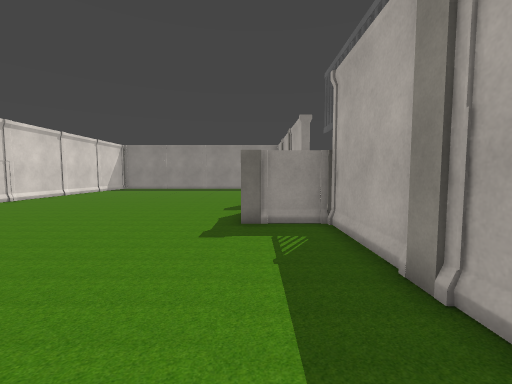
View 1 (above)

16 first-person views from a walk through a Unity game level. The camera is 1.5 m above the floor, tilts 4° down and sees 90° across. Doors are open. The floor is counted in squares, 1 m on a side. Each view is taken from the middle of a square. On the plan, view 1 faces up. The plan holds only what a view shows up to about 13 squares ahead; the rest is blank. The place goes on beyond the plan. The player is left out. Some animated figures are left out. Some surface patterns are stand-ins.

View 2
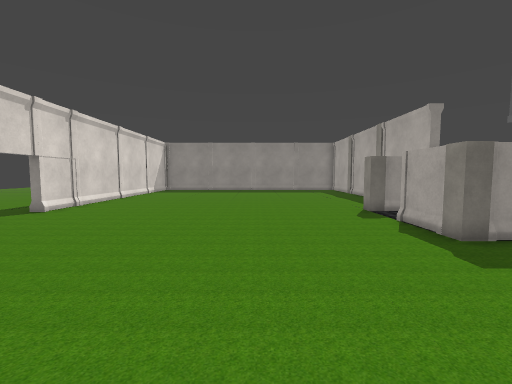

View 3
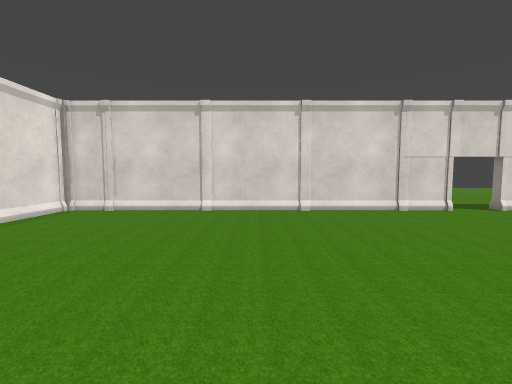

View 4
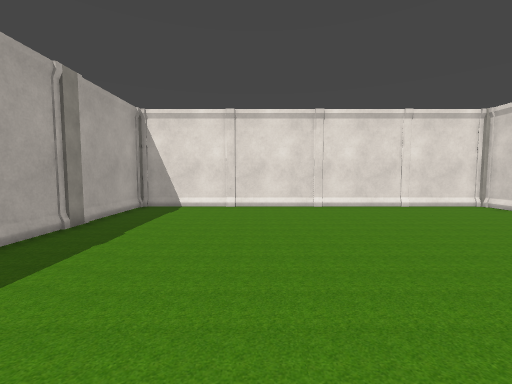

View 5
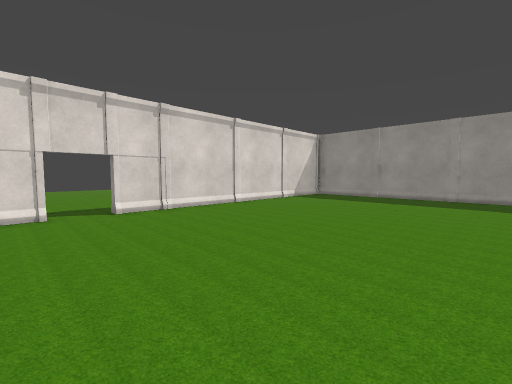

View 6
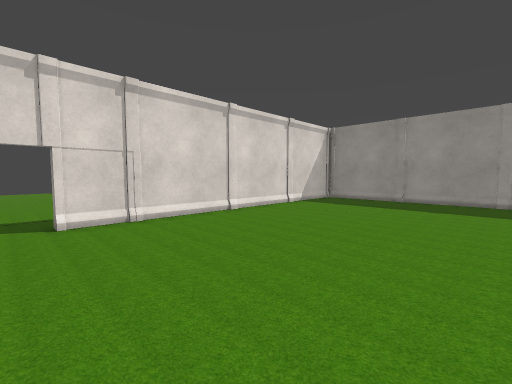

View 7
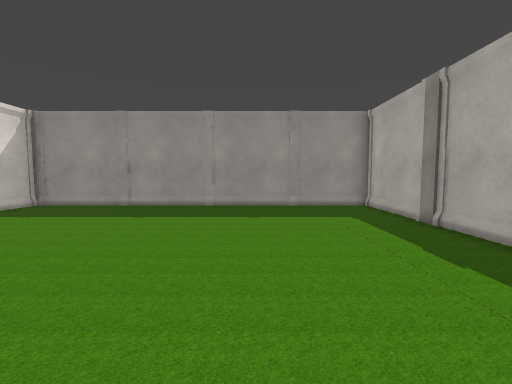

View 8
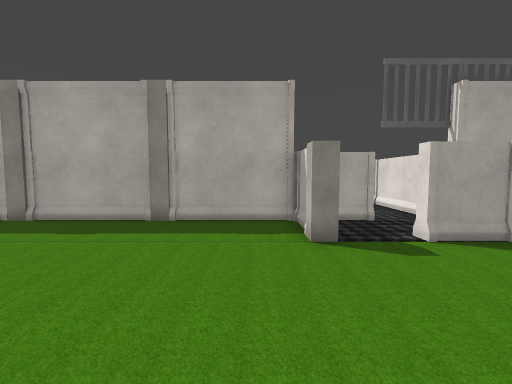

View 9
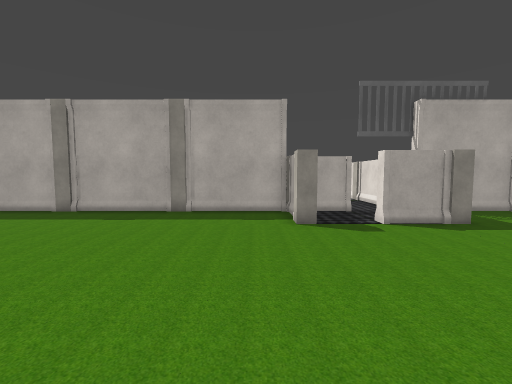

View 10
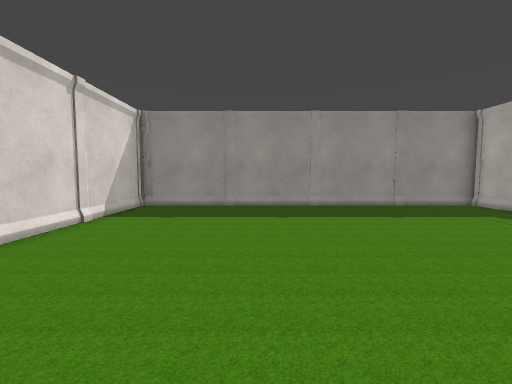

View 11
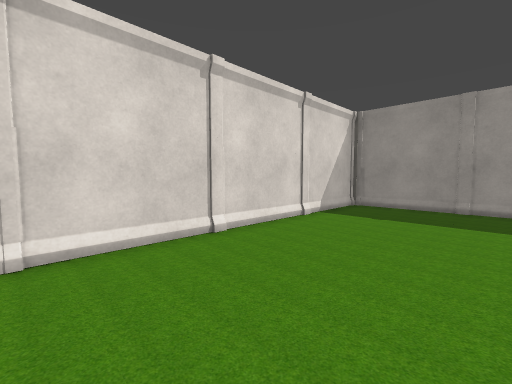

View 12
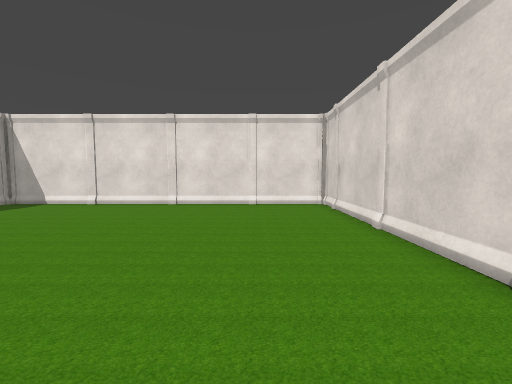

View 13
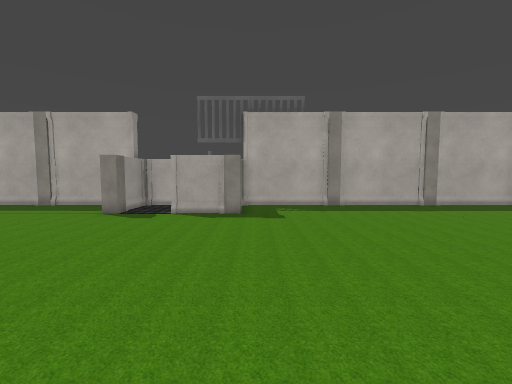

View 14
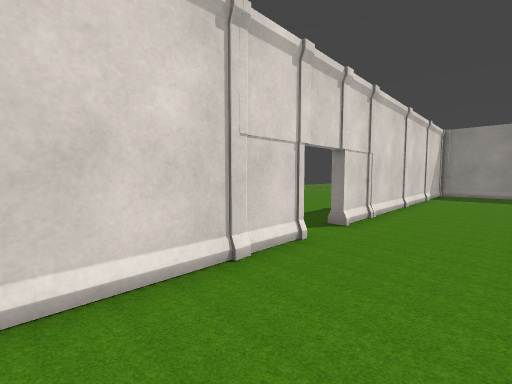

View 15
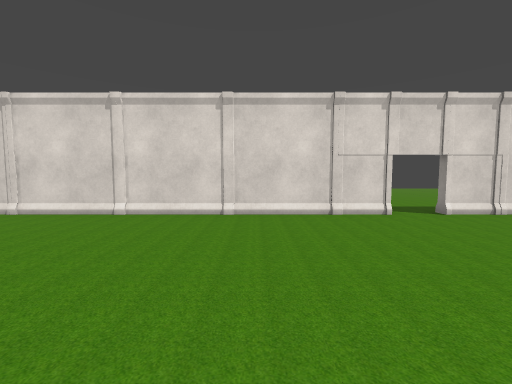

View 16
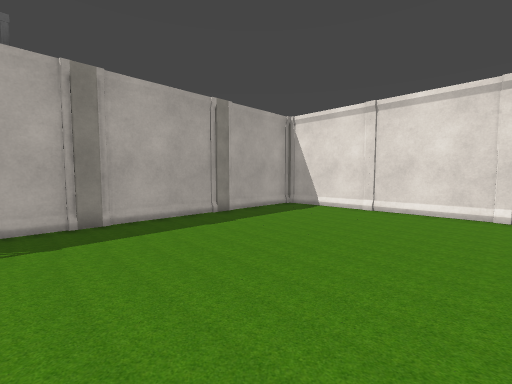

### Floor plan
Ten units are one square. View 1 is at (0, 0); x grows to the right and y downward. Boxes are objects, and circles mark ways between rooms. Rooms are numbered by the first view taken in them; rooms with no view inside come last. Other rooms are left out.
<svg viewBox="-141 -266 169 329">
<path fill="none" stroke="#000" d="M-4 -122 -4 -128 4 -128M6 -128 14 -128M10 -126 19 -126 21 -130M-135 -101 -135 58 21 58M17 -78 5 -78M23 -128 23 -261 -135 -261 -135 -120M19 57 21 56 22 54M23 56 23 -76 -4 -76 -4 -102M-61 56 -56 56M23 -101 23 -122 -4 -122"/>
<circle cx="-4" cy="-112" r="3" fill="#2a7"/>
<text x="-60" y="-100">1</text>
<text x="10" y="-100">2</text>
</svg>
Room 1 opens to room 2.

Where each view was taken, in squares from view 1:
view 1: 0 up, 0 right, facing up
view 2: 2 up, 5 left, facing up
view 3: 2 up, 3 left, facing left
view 4: 6 up, 3 left, facing down
view 5: 9 up, 3 left, facing up-left
view 6: 11 up, 5 left, facing up-left
view 7: 14 up, 3 left, facing up
view 8: 14 up, 6 left, facing right
view 9: 14 up, 8 left, facing right
view 10: 14 up, 8 left, facing up
view 11: 14 up, 8 left, facing up-left
view 12: 7 up, 10 left, facing down
view 13: 7 up, 10 left, facing right
view 14: 5 up, 10 left, facing up-left
view 15: 5 up, 4 left, facing left
view 16: 5 up, 6 left, facing down-right
